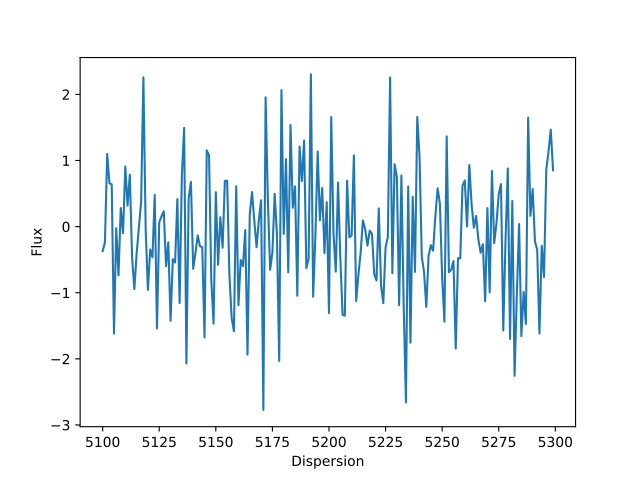

The Python source for this figure:
import numpy as np
import astropy.units as u
import matplotlib.pyplot as plt
from specutils import Spectrum1D
flux = np.random.randn(200)*u.Jy
wavelength = np.arange(5100, 5300)*u.AA
spec1d = Spectrum1D(spectral_axis=wavelength, flux=flux)
ax = plt.subplots()[1]  # doctest: +SKIP
ax.plot(spec1d.spectral_axis, spec1d.flux)  # doctest: +SKIP
ax.set_xlabel("Dispersion")  # doctest: +SKIP
ax.set_ylabel("Flux")  # doctest: +SKIP
